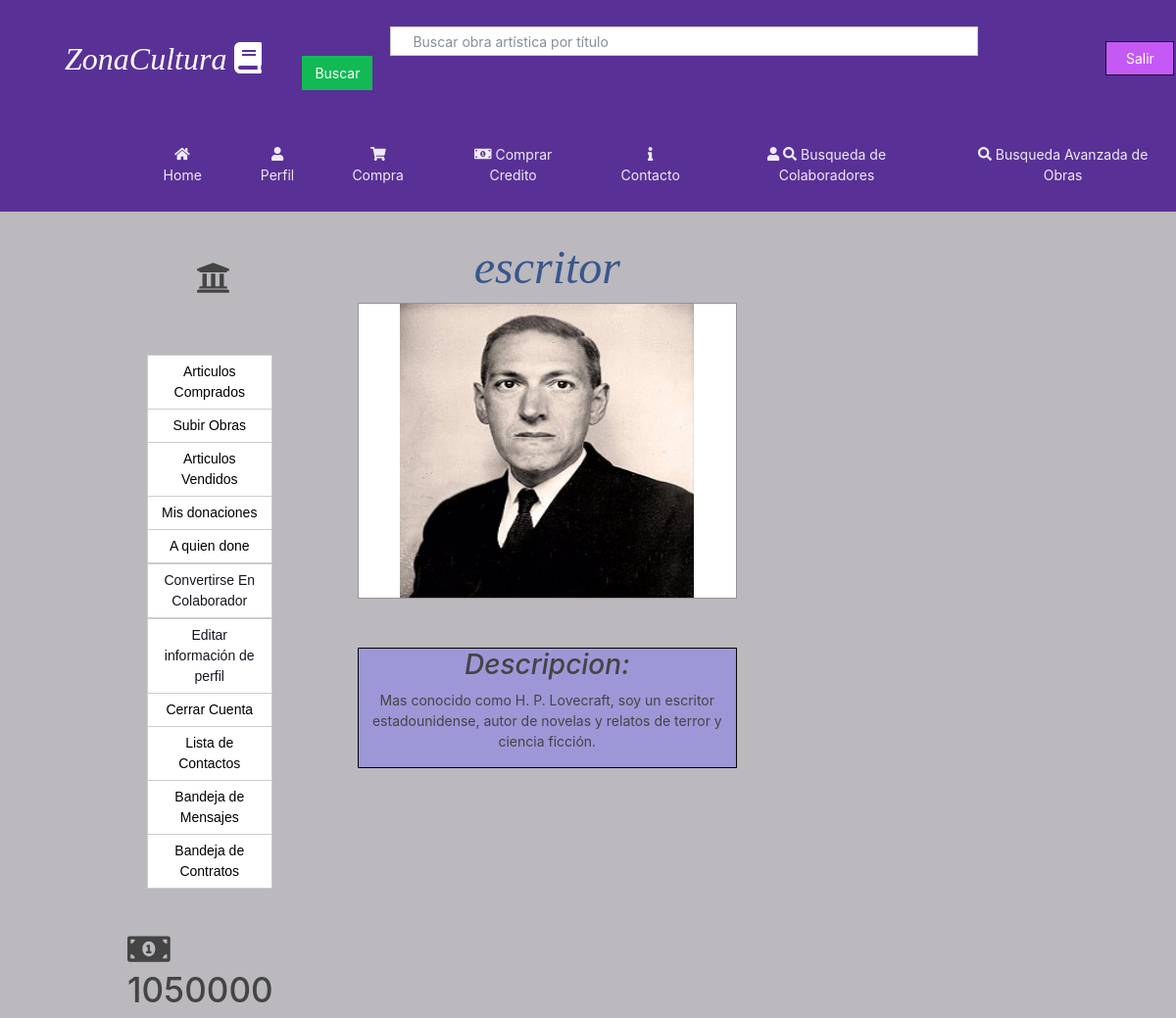
Page /Perfil (signed in) on the committed database.
### homePage/models.py (models this page shows, shortened)
class infousuario(models.Model):
	cuantaCerrada=models.BooleanField(default=False)
	tieneCuentaActivada=models.BooleanField(default=True)
	balance= models.IntegerField(default=0,validators=[MinValueValidator(50)])
	user= models.OneToOneField (User,on_delete=models.CASCADE)
	descripcion=models.TextField(max_length=130, default="",blank=True, null=True)
	aficiones= models.ForeignKey(competencias,on_delete=models.CASCADE,null=True)
	es_CreadorDeContenido= models.BooleanField(default=False)
	profile_img=models.ImageField(upload_to='images/profile/',default='images/profile/perfilb.jpg',null=False,blank=False)
	es_Colaborador= models.BooleanField(default=False)
	numeroTelefono=models.PositiveIntegerField(blank=True, null=True, validators=[MinValueValidator(1000000),MaxValueValidator(9999999999)])

### homePage/views.py (the view)
# urls.py: url(r'^Perfil$',views.perfil_view,name='perfil'),
@login_required(login_url='/')
def perfil_view(request):
	user=infousuario.objects.get(user=request.user)
	if request.GET.get('Salir'):
		logout(request)
		return redirect('/')
	if request.GET.get('serColaborador'):
		print('entro')
		user.es_Colaborador= True
		user.save()
		return redirect('/Perfil')
	if request.GET.get('editarperfil'):
		return redirect('/EditarUsuario')
	if request.GET.get('NoserColaborador'):
		user.es_Colaborador= False
		user.save()
		return redirect('/Perfil')
	if request.GET.get('Mensajes'):
		return redirect('/Contacto')
	if request.GET.get('Contacto'):
		return redirect('/BandejaEntrada')
	if request.GET.get('cerrarcuenta'):
		return redirect('/CerrarCuenta')
	if request.GET.get('Contratos'):
		return redirect('/BandejaContrato')
	return render(request, 'PerfilPropio.html',{'user':user})

### homePage/templates/PerfilPropio.html (shortened to what this page needs)
{% extends 'plantillaGeneral.html' %}
{% block content %}
<div class="row">
      <div class="col col-3">
         <h1><i class="fas fa-university" id="lll"></i></h1>
          <div class="btn-group-vertical" data-toggle="buttons">
            <button type="button" class="btn btn-secondary"><a href="VistaComprados">Articulos Comprados</a></button>
            {% if user.es_CreadorDeContenido%}
            <button  class="btn btn-secondary"><a href="SubirObra">Subir Obras</a></button>
            <button  class="btn btn-secondary"><a href="VistaCompradores">Articulos Vendidos</a></button>
            <a href="VistaDonantes"><button  class="btn btn-secondary"><a href="VistaDonantes">Mis donaciones</a></button>
            <a href="AquienDone"><button  class="btn btn-secondary"><a href="AquienDone">A quien done</a></button>
            {% endif %}
            <form method = "GET">
            {% if user.es_Colaborador == False%}
                  <button class="btn btn-secondary" type="submit"  value="Convertirse En Colaborador" name='serColaborador'>Convertirse En Colaborador</button>
            {%endif%}
             <button class="btn btn-secondary" type="submit"  value="editarperfil" name='editarperfil'>Editar información de perfil</button>
                        </form>
                <button class="btn btn-secondary" type="submit"  value="cerrarcuenta" name='cerrarcuenta'><a href="/CerrarCuenta">Cerrar Cuenta</a></button>
                <button class="btn btn-secondary" type="submit"  value="Contactos" name='Contacto'><a href="/Contacto">Lista de Contactos</a></button>
                  <button class="btn btn-secondary" type="submit"  value="Bandeja de Mensajes" name='Mensajes'><a href="/BandejaEntrada">Bandeja de Mensajes</a></button>
                                  <button class="btn btn-secondary" type="submit"  value="Bandeja de Contratos" name='Contratos'><a href="/BandejaContrato">Bandeja de Contratos</a></button>
          </div>
          <form class="site-form" method="post">
            <h1 id="Credito"><i class="fas fa-money-bill-alt"></i>{{user.balance}}</h1>
          </form>
      </div>
      <div class="col col-6">
        <div class="modal-dialog text-center">
            <div class="col-sm-10 incio-section">
              <h1><em><font face="Trebuchet MS" size="7" color="38578B">{{user.user}}</font></em></h1>
              <div class="modal-content">
                <div class="col-12 user-img">
                  <img src="{{user.profile_img.url}}" id="imgp" width="300" height="300">
                </div>
              </div>
              <div class="modal-content" id="content2">
                <h2><em>Descripcion:</em></h2>
                <p>{{user.descripcion}}</p>
              </div>
            </div>
      </div>
    </div>
  </div>
{% endblock %}

### homePage/static/css/paginahome.css (style rules this page uses)
#content2 { margin-top: 50px; border-style: solid; border-color: black; background-color:#9E97D7 ; }
body { background-color: #BBB8BE; }
.btn-group-vertical { margin-top: 0px; padding-top: 50px; margin-left: 150px; font-family: 'Fjalla One', sans-serif; font-size: 10px; }
#lll { margin-top: 50px; margin-left: 200px; margin-bottom: 0px; }
.btn a { color: black; }
#Credito { margin-left: 130px; margin-top: 40px; }

### rows in the picture
infousuario: balance "1050000", user "escritor", profile_img (picture), descripcion "Mas conocido como H. P. Lovecraft, soy un escritor estadounidense, autor de novelas y relatos de terror y ciencia ficción."
